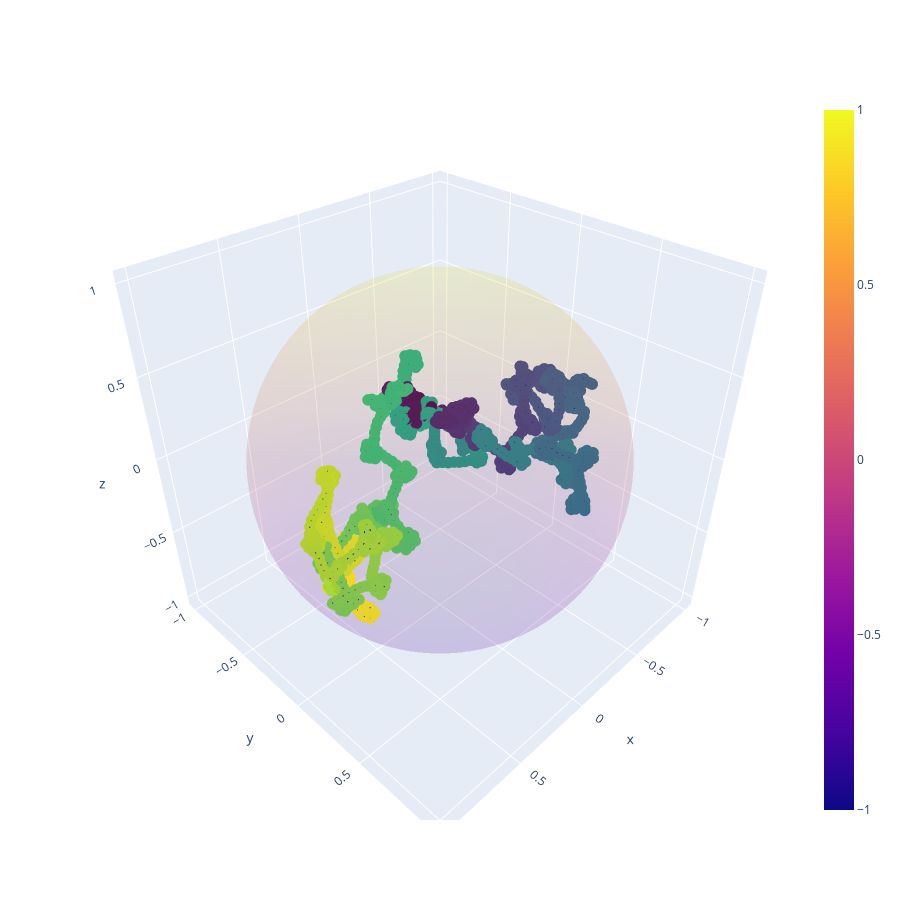

Notebook code cell kept with this figure:
### Code cell
plot_structure_in_sphere(synthetic_biological_structure)

### Figure 1 — Plotly figure (JSON) as saved in the notebook; plotly's stock layout.template omitted (floating-point values rounded to 4 significant figures; data arrays with more than 128 entries replaced by an {"elided": "..."} marker saying what was removed)
{"data": [{"opacity": 0.1, "type": "surface", "x": {"elided": "100x100 float values"}, "y": {"elided": "100x100 float values"}, "z": {"elided": "100x100 float values"}}, {"line": {"color": "darkblue", "width": 2}, "marker": {"color": {"elided": "1258 int values"}, "colorscale": [[0, "#440154"], [0.1111, "#482878"], [0.2222, "#3e4989"], [0.3333, "#31688e"], [0.4444, "#26828e"], [0.5556, "#1f9e89"], [0.6667, "#35b779"], [0.7778, "#6ece58"], [0.8889, "#b5de2b"], [1, "#fde725"]], "size": 4}, "type": "scatter3d", "x": {"elided": "1258 float values"}, "y": {"elided": "1258 float values"}, "z": {"elided": "1258 float values"}}], "layout": {"height": 900, "width": 900}}
